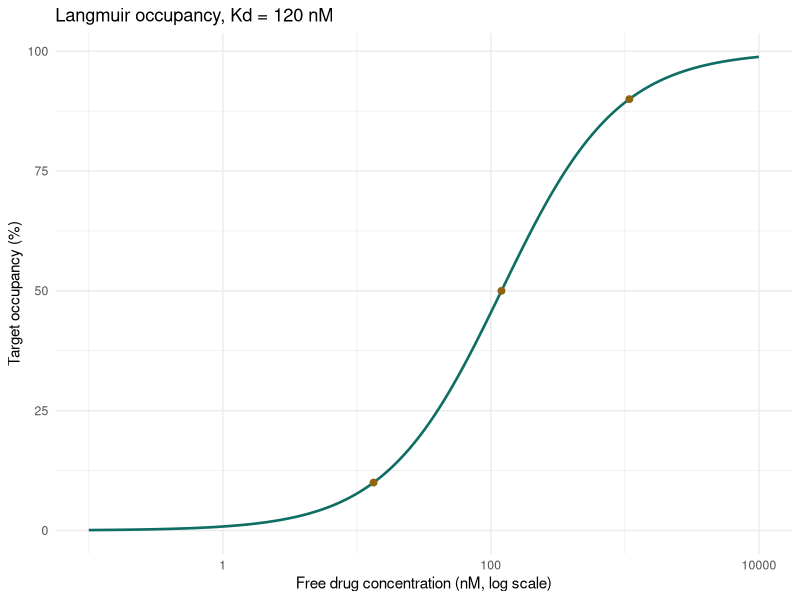
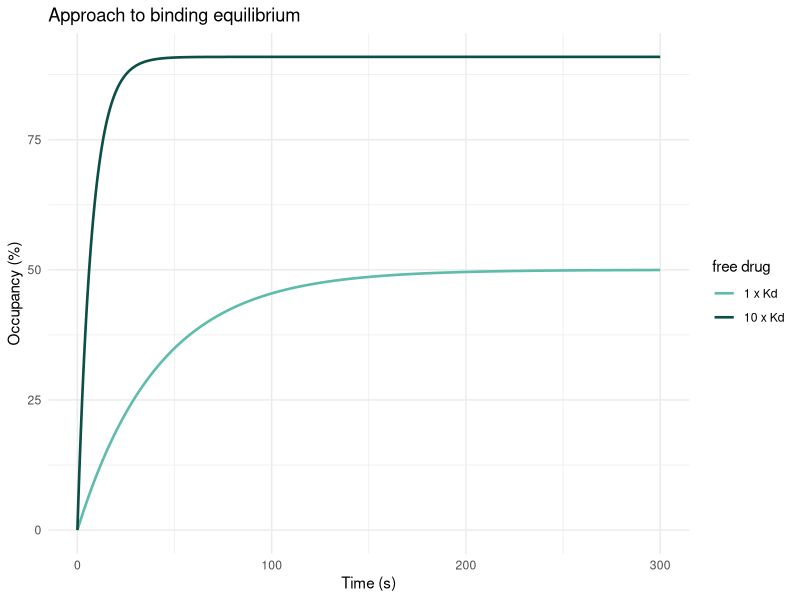
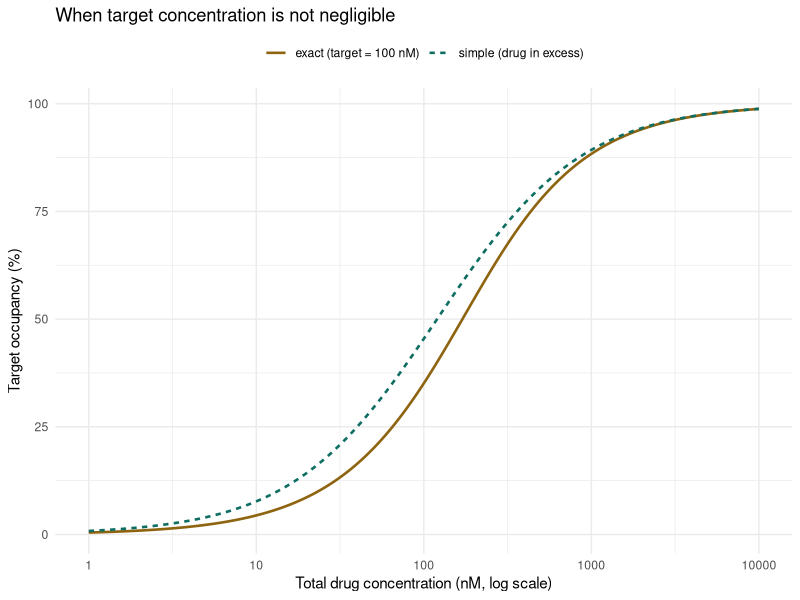

Generate these figures, in order, with R:
## ---- chunk 1
#| message: false
library(deSolve)
library(ggplot2)
theme_set(theme_minimal(base_size = 11))

nM   <- 1e-9
Kd   <- 120 * nM        # dissociation constant, M
kon  <- 1e5             # association rate, 1/(M*s)
koff <- kon * Kd        # dissociation rate, 1/s
## ---- chunk 2
occupancy <- function(conc, Kd) conc / (conc + Kd)

for (m in c(0.1, 1, 9, 99)) {
  cat(sprintf("  free drug = %5.1f x Kd   ->  occupancy %5.1f%%\n",
              m, 100 * occupancy(m * Kd, Kd)))
}
## ---- chunk 3
#| fig-height: 3.6
conc <- 10^seq(-10, -5, length.out = 400)
marks <- data.frame(f = c(.1, .5, .9))
marks$conc <- Kd * marks$f / (1 - marks$f)

ggplot(data.frame(conc = conc, occ = 100 * occupancy(conc, Kd)),
       aes(conc / nM, occ)) +
  geom_line(linewidth = 0.9, colour = "#0F6E63") +
  geom_point(data = marks, aes(conc / nM, 100 * f), colour = "#8E6410", size = 2) +
  scale_x_log10() +
  labs(x = "Free drug concentration (nM, log scale)",
       y = "Target occupancy (%)", title = "Langmuir occupancy, Kd = 120 nM")
## ---- chunk 4
c10 <- Kd * .1 / .9; c90 <- Kd * .9 / .1
cat(sprintf("10%% occupancy at %6.1f nM\n", c10 / nM))
cat(sprintf("90%% occupancy at %6.1f nM\n", c90 / nM))
cat(sprintf("ratio          : %.0f-fold   <- always 81 for simple binding\n", c90 / c10))
## ---- chunk 5
cat(sprintf("Kd                     : %.0f nM\n", Kd / nM))
cat(sprintf("koff                   : %.2e 1/s\n", koff))
cat(sprintf("residence time         : %.1f s  (%.1f min)\n", 1 / koff, 1 / koff / 60))
cat(sprintf("dissociation half-life : %.1f s\n", log(2) / koff))
## ---- chunk 6
approach <- function(C, times) {
  rhs <- function(t, y, p) list(kon * C * (1 - y[1]) - koff * y[1])
  as.data.frame(ode(c(DR = 0), times, rhs, parms = NULL,
                    method = "lsoda", rtol = 1e-10, atol = 1e-14))
}

times <- seq(0, 300, by = 0.5)
res <- do.call(rbind, lapply(c(1, 10), function(m) {
  C <- m * Kd
  d <- approach(C, times); d$mult <- factor(paste(m, "x Kd"))
  tau <- 1 / (kon * C + koff)
  cat(sprintf("  C = %2d x Kd  equilibrium %5.1f%%   tau = %5.1f s   90%% of equilibrium by %5.0f s\n",
              m, 100 * occupancy(C, Kd), tau, 2.303 * tau))
  d
}))
## ---- chunk 7
#| fig-height: 3.6
ggplot(res, aes(time, 100 * DR, colour = mult)) +
  geom_line(linewidth = 0.9) +
  scale_colour_manual(values = c("1 x Kd" = "#5FBCAC", "10 x Kd" = "#0B4F47")) +
  labs(x = "Time (s)", y = "Occupancy (%)", colour = "free drug",
       title = "Approach to binding equilibrium")
## ---- chunk 8
cheng_prusoff <- function(IC50, L, Kd_L) IC50 / (1 + L / Kd_L)

IC50 <- 250 * nM
cat("same drug, same target, three assay setups:\n\n")
for (r in c(0.1, 1, 10)) {
  cat(sprintf("  competing ligand at %4g x its Kd  ->  Ki = %5.0f nM\n",
              r, cheng_prusoff(IC50, r * Kd, Kd) / nM))
}
## ---- chunk 9
MW <- 465; FU <- 0.08
ng_ml_to_M <- function(x) x / MW * 1e-6

for (nm in c("steady-state trough", "steady-state peak")) {
  ng <- if (nm == "steady-state trough") 51.9 else 560.7
  total <- ng_ml_to_M(ng); free <- total * FU
  cat(sprintf("  %-20s total %7.1f nM   free %6.1f nM   occupancy %5.1f%%\n",
              nm, total / nM, free / nM, 100 * occupancy(free, Kd)))
}
## ---- chunk 10
occupancy_exact <- function(D_tot, R_tot, Kd) {
  b <- D_tot + R_tot + Kd
  DR <- 0.5 * (b - sqrt(b^2 - 4 * D_tot * R_tot))
  DR / R_tot
}

cat(sprintf("%10s  %8s  %8s   target = 100 nM\n", "drug (nM)", "simple", "exact"))
for (D in c(10, 30, 100, 300, 1000, 3000)) {
  s <- 100 * occupancy(D * nM, Kd)
  e <- 100 * occupancy_exact(D * nM, 100 * nM, Kd)
  cat(sprintf("%10d  %7.1f%%  %7.1f%%%s\n", D, s, e,
              if (s - e > 5) sprintf("   <- overstated by %.0f points", s - e) else ""))
}
## ---- chunk 11
#| fig-height: 3.6
D <- 10^seq(0, 4, length.out = 200) * nM
data.frame(D = rep(D, 2),
           occ = c(100 * occupancy(D, Kd), 100 * occupancy_exact(D, 100 * nM, Kd)),
           model = rep(c("simple (drug in excess)", "exact (target = 100 nM)"), each = length(D))) |>
  ggplot(aes(D / nM, occ, colour = model, linetype = model)) +
  geom_line(linewidth = 0.9) + scale_x_log10() +
  scale_colour_manual(values = c("simple (drug in excess)" = "#0F6E63",
                                 "exact (target = 100 nM)" = "#8E6410")) +
  labs(x = "Total drug concentration (nM, log scale)", y = "Target occupancy (%)",
       colour = NULL, linetype = NULL,
       title = "When target concentration is not negligible") +
  theme(legend.position = "top")
